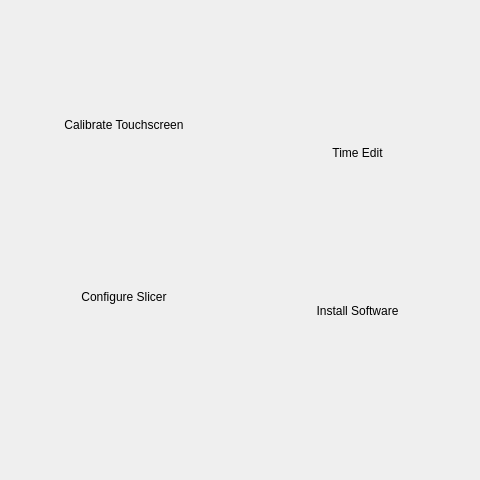
<?xml version="1.0" encoding="UTF-8"?>
<ui version="4.0">
 <class>SetupUtility</class>
 <widget class="QDialog" name="SetupUtility">
  <property name="geometry">
   <rect>
    <x>0</x>
    <y>0</y>
    <width>480</width>
    <height>480</height>
   </rect>
  </property>
  <property name="windowTitle">
   <string>Dialog</string>
  </property>
  <widget class="QWidget" name="horizontalLayoutWidget">
   <property name="geometry">
    <rect>
     <x>10</x>
     <y>10</y>
     <width>461</width>
     <height>443</height>
    </rect>
   </property>
   <layout class="QHBoxLayout" name="horizontalLayout_4">
    <item>
     <layout class="QVBoxLayout" name="verticalLayout_28">
      <item>
       <spacer name="verticalSpacer_28">
        <property name="orientation">
         <enum>Qt::Vertical</enum>
        </property>
        <property name="sizeHint" stdset="0">
         <size>
          <width>20</width>
          <height>40</height>
         </size>
        </property>
       </spacer>
      </item>
      <item>
       <widget class="QToolButton" name="calibrateTouchBtn">
        <property name="sizePolicy">
         <sizepolicy hsizetype="Minimum" vsizetype="Fixed">
          <horstretch>0</horstretch>
          <verstretch>0</verstretch>
         </sizepolicy>
        </property>
        <property name="font">
         <font>
          <pointsize>9</pointsize>
         </font>
        </property>
        <property name="text">
         <string>Calibrate Touchscreen</string>
        </property>
        <property name="icon">
         <iconset resource="resources.qrc">
          <normaloff>:/images/res/calibrate.png</normaloff>:/images/res/calibrate.png</iconset>
        </property>
        <property name="iconSize">
         <size>
          <width>100</width>
          <height>100</height>
         </size>
        </property>
        <property name="toolButtonStyle">
         <enum>Qt::ToolButtonTextUnderIcon</enum>
        </property>
        <property name="autoRaise">
         <bool>true</bool>
        </property>
       </widget>
      </item>
      <item>
       <spacer name="verticalSpacer">
        <property name="orientation">
         <enum>Qt::Vertical</enum>
        </property>
        <property name="sizeHint" stdset="0">
         <size>
          <width>20</width>
          <height>40</height>
         </size>
        </property>
       </spacer>
      </item>
      <item>
       <widget class="QToolButton" name="ConfigKey">
        <property name="sizePolicy">
         <sizepolicy hsizetype="Minimum" vsizetype="MinimumExpanding">
          <horstretch>0</horstretch>
          <verstretch>0</verstretch>
         </sizepolicy>
        </property>
        <property name="font">
         <font>
          <pointsize>9</pointsize>
         </font>
        </property>
        <property name="text">
         <string>Configure Slicer</string>
        </property>
        <property name="icon">
         <iconset resource="resources.qrc">
          <normaloff>:/images/res/weightsetting.png</normaloff>:/images/res/weightsetting.png</iconset>
        </property>
        <property name="iconSize">
         <size>
          <width>100</width>
          <height>100</height>
         </size>
        </property>
        <property name="toolButtonStyle">
         <enum>Qt::ToolButtonTextUnderIcon</enum>
        </property>
        <property name="autoRaise">
         <bool>true</bool>
        </property>
       </widget>
      </item>
      <item>
       <spacer name="verticalSpacer_2">
        <property name="orientation">
         <enum>Qt::Vertical</enum>
        </property>
        <property name="sizeHint" stdset="0">
         <size>
          <width>20</width>
          <height>40</height>
         </size>
        </property>
       </spacer>
      </item>
     </layout>
    </item>
    <item>
     <layout class="QVBoxLayout" name="verticalLayout">
      <item>
       <spacer name="verticalSpacer_29">
        <property name="orientation">
         <enum>Qt::Vertical</enum>
        </property>
        <property name="sizeHint" stdset="0">
         <size>
          <width>20</width>
          <height>40</height>
         </size>
        </property>
       </spacer>
      </item>
      <item>
       <widget class="QToolButton" name="timeEditBtn">
        <property name="sizePolicy">
         <sizepolicy hsizetype="Minimum" vsizetype="Fixed">
          <horstretch>0</horstretch>
          <verstretch>0</verstretch>
         </sizepolicy>
        </property>
        <property name="font">
         <font>
          <pointsize>9</pointsize>
         </font>
        </property>
        <property name="text">
         <string>Time Edit</string>
        </property>
        <property name="icon">
         <iconset resource="resources.qrc">
          <normaloff>:/images/res/clock.png</normaloff>:/images/res/clock.png</iconset>
        </property>
        <property name="iconSize">
         <size>
          <width>100</width>
          <height>100</height>
         </size>
        </property>
        <property name="toolButtonStyle">
         <enum>Qt::ToolButtonTextUnderIcon</enum>
        </property>
        <property name="autoRaise">
         <bool>true</bool>
        </property>
       </widget>
      </item>
      <item>
       <spacer name="verticalSpacer_30">
        <property name="orientation">
         <enum>Qt::Vertical</enum>
        </property>
        <property name="sizeHint" stdset="0">
         <size>
          <width>20</width>
          <height>40</height>
         </size>
        </property>
       </spacer>
      </item>
      <item>
       <widget class="QToolButton" name="installToolButton">
        <property name="sizePolicy">
         <sizepolicy hsizetype="Minimum" vsizetype="Fixed">
          <horstretch>0</horstretch>
          <verstretch>0</verstretch>
         </sizepolicy>
        </property>
        <property name="font">
         <font>
          <pointsize>9</pointsize>
         </font>
        </property>
        <property name="text">
         <string>Install Software</string>
        </property>
        <property name="icon">
         <iconset resource="resources.qrc">
          <normaloff>:/images/res/install.png</normaloff>:/images/res/install.png</iconset>
        </property>
        <property name="iconSize">
         <size>
          <width>100</width>
          <height>100</height>
         </size>
        </property>
        <property name="toolButtonStyle">
         <enum>Qt::ToolButtonTextUnderIcon</enum>
        </property>
        <property name="autoRaise">
         <bool>true</bool>
        </property>
       </widget>
      </item>
      <item>
       <spacer name="verticalSpacer_3">
        <property name="orientation">
         <enum>Qt::Vertical</enum>
        </property>
        <property name="sizeHint" stdset="0">
         <size>
          <width>20</width>
          <height>40</height>
         </size>
        </property>
       </spacer>
      </item>
     </layout>
    </item>
   </layout>
  </widget>
  <widget class="QWidget" name="horizontalLayoutWidget_2">
   <property name="geometry">
    <rect>
     <x>10</x>
     <y>390</y>
     <width>461</width>
     <height>80</height>
    </rect>
   </property>
   <layout class="QHBoxLayout" name="horizontalLayout_3">
    <item>
     <layout class="QVBoxLayout" name="verticalLayout_27">
      <item>
       <spacer name="verticalSpacer_26">
        <property name="orientation">
         <enum>Qt::Vertical</enum>
        </property>
        <property name="sizeHint" stdset="0">
         <size>
          <width>20</width>
          <height>40</height>
         </size>
        </property>
       </spacer>
      </item>
      <item>
       <widget class="QPushButton" name="backKey">
        <property name="focusPolicy">
         <enum>Qt::NoFocus</enum>
        </property>
        <property name="text">
         <string/>
        </property>
        <property name="icon">
         <iconset resource="resources.qrc">
          <normaloff>:/images/res/back-icon.png</normaloff>:/images/res/back-icon.png</iconset>
        </property>
        <property name="iconSize">
         <size>
          <width>50</width>
          <height>50</height>
         </size>
        </property>
        <property name="autoDefault">
         <bool>false</bool>
        </property>
        <property name="flat">
         <bool>true</bool>
        </property>
       </widget>
      </item>
      <item>
       <spacer name="verticalSpacer_27">
        <property name="orientation">
         <enum>Qt::Vertical</enum>
        </property>
        <property name="sizeHint" stdset="0">
         <size>
          <width>20</width>
          <height>40</height>
         </size>
        </property>
       </spacer>
      </item>
     </layout>
    </item>
    <item>
     <layout class="QVBoxLayout" name="verticalLayout_30">
      <item>
       <spacer name="verticalSpacer_31">
        <property name="orientation">
         <enum>Qt::Vertical</enum>
        </property>
        <property name="sizeHint" stdset="0">
         <size>
          <width>20</width>
          <height>40</height>
         </size>
        </property>
       </spacer>
      </item>
      <item>
       <widget class="QPushButton" name="homeKey">
        <property name="focusPolicy">
         <enum>Qt::NoFocus</enum>
        </property>
        <property name="text">
         <string/>
        </property>
        <property name="icon">
         <iconset resource="resources.qrc">
          <normaloff>:/images/res/home3.png</normaloff>:/images/res/home3.png</iconset>
        </property>
        <property name="iconSize">
         <size>
          <width>50</width>
          <height>50</height>
         </size>
        </property>
        <property name="autoDefault">
         <bool>false</bool>
        </property>
        <property name="flat">
         <bool>true</bool>
        </property>
       </widget>
      </item>
      <item>
       <spacer name="verticalSpacer_32">
        <property name="orientation">
         <enum>Qt::Vertical</enum>
        </property>
        <property name="sizeHint" stdset="0">
         <size>
          <width>20</width>
          <height>40</height>
         </size>
        </property>
       </spacer>
      </item>
     </layout>
    </item>
   </layout>
  </widget>
 </widget>
 <resources>
  <include location="resources.qrc"/>
 </resources>
 <connections/>
</ui>
